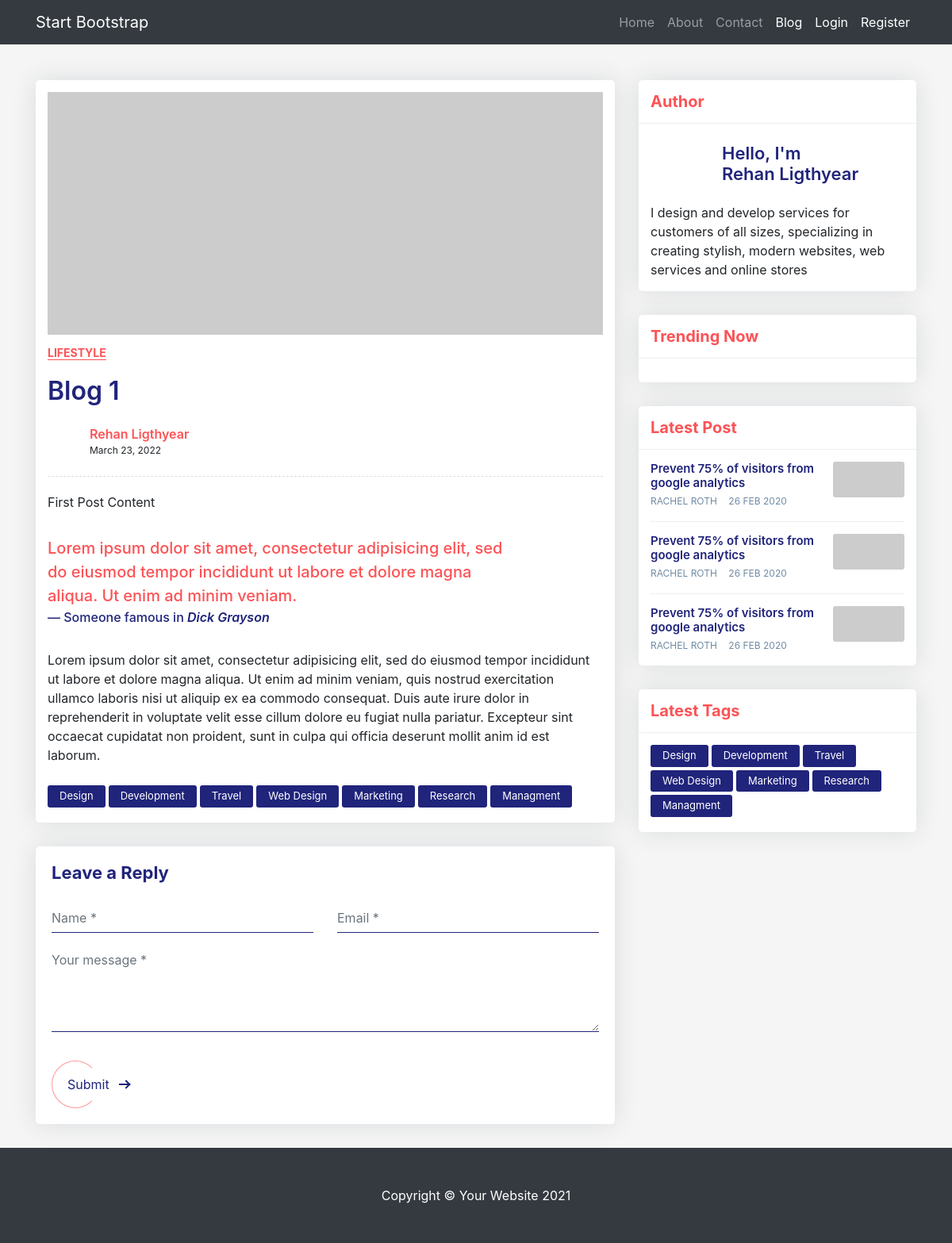
The page /blog/1 on the database its author committed.
### core/models.py (models this page shows, shortened)
class Post(models.Model):
    title = models.CharField(max_length = 100)
    content = models.TextField()
    created_at = models.DateTimeField(default=timezone.now)
    author = models.ForeignKey(User, on_delete=models.CASCADE)

### core/views.py (the view)
# urls.py: path('<int:pk>', views.PostDetailView.as_view(), name="blog-detail"),
class PostDetailView(DetailView):
    model = Post
    template_name = 'post_detail.html'

### core/templates/post_detail.html (shortened to what this page needs)
{% extends 'base.html' %}
{% block content %}
<div class="blog-single gray-bg">
    <div class="container">
        <div class="row align-items-start">
            <div class="col-lg-8 m-15px-tb">
                <article class="article">
                    <div class="article-img">
                        <img src="https://via.placeholder.com/800x350/87CEFA/000000" title="" alt="">
                    </div>
                    <div class="article-title">
                        <h6><a href="#">Lifestyle</a></h6>
                        <h2> {{ object.title }} </h2>
                        <div class="media">
                            <div class="avatar">
                            </div>
                            <div class="media-body">
                                <label> {{ object.author.first_name }} {{ object.author.last_name  }} </label>
                                <span>{{ object.created_at|date:"F d, Y" }}</span>
                            </div>
                        </div>
                    </div>
                    <div class="article-content">
                        <p> {{ object.content }} </p>
                        <blockquote>
                            <p>Lorem ipsum dolor sit amet, consectetur adipisicing elit, sed do eiusmod tempor incididunt ut labore et dolore magna aliqua. Ut enim ad minim veniam.</p>
                            <p class="blockquote-footer">Someone famous in <cite title="Source Title">Dick Grayson</cite></p>
                        </blockquote>
                        <p>Lorem ipsum dolor sit amet, consectetur adipisicing elit, sed do eiusmod tempor incididunt ut labore et dolore magna aliqua. Ut enim ad minim veniam, quis nostrud exercitation ullamco laboris nisi ut aliquip ex ea commodo consequat. Duis aute irure dolor in reprehenderit in voluptate velit esse cillum dolore eu fugiat nulla pariatur. Excepteur sint occaecat cupidatat non proident, sunt in culpa qui officia deserunt mollit anim id est laborum.</p>
                    </div>
                    <div class="nav tag-cloud">
                        <a href="#">Design</a>
                        <a href="#">Development</a>
                        <a href="#">Travel</a>
                        <a href="#">Web Design</a>
                        <a href="#">Marketing</a>
                        <a href="#">Research</a>
                        <a href="#">Managment</a>
                    </div>
                </article>
                <div class="contact-form article-comment">
                    <h4>Leave a Reply</h4>
                    <form id="contact-form" method="POST">
                        <div class="row">
                            <div class="col-md-6">
                                <div class="form-group">
                                    <input name="Name" id="name" placeholder="Name *" class="form-control" type="text">
                                </div>
                            </div>
                            <div class="col-md-6">
                                <div class="form-group">
                                    <input name="Email" id="email" placeholder="Email *" class="form-control" type="email">
                                </div>
                            </div>
                            <div class="col-md-12">
                                <div class="form-group">
                                    <textarea name="message" id="message" placeholder="Your message *" rows="4" class="form-control"></textarea>
                                </div>
                            </div>
                            <div class="col-md-12">
                                <div class="send">
                                    <button class="px-btn theme"><span>Submit</span> <i class="arrow"></i></button>
                                </div>
                            </div>
                        </div>
                    </form>
                </div>
            </div>
            <div class="col-lg-4 m-15px-tb blog-aside">
                <div class="widget widget-author">
                    <div class="widget-title">
                        <h3>Author</h3>
                    </div>
                    <div class="widget-body">
                        <div class="media align-items-center">
                            <div class="avatar">
                            </div>
                            <div class="media-body">
                                <h6>Hello, I'm<br> {{ object.author.first_name }} {{ object.author.last_name  }} </h6>
                            </div>
                        </div>
                        <p>I design and develop services for customers of all sizes, specializing in creating stylish, modern websites, web services and online stores</p>
                    </div>
                </div>
                <div class="widget widget-post">
                    <div class="widget-title">
                        <h3>Trending Now</h3>
                    </div>
                    <div class="widget-body">
                    </div>
                </div>
                <div class="widget widget-latest-post">
                    <div class="widget-title">
                        <h3>Latest Post</h3>
                    </div>
                    <div class="widget-body">
                        <div class="latest-post-aside media">
                            <div class="lpa-left media-body">
                                <div class="lpa-title">
                                    <h5><a href="#">Prevent 75% of visitors from google analytics</a></h5>
                                </div>
                                <div class="lpa-meta">
                                    <a class="name" href="#">
                                        Rachel Roth
                                    </a>
                                    <a class="date" href="#">
                                        26 FEB 2020
                                    </a>
                                </div>
                            </div>
                            <div class="lpa-right">
                                <a href="#">
                                    <img src="https://via.placeholder.com/400x200/FFB6C1/000000" title="" alt="">
                                </a>
                            </div>
                        </div>
                        <div class="latest-post-aside media">
                            <div class="lpa-left media-body">
                                <div class="lpa-title">
                                    <h5><a href="#">Prevent 75% of visitors from google analytics</a></h5>
                                </div>
                                <div class="lpa-meta">
                                    <a class="name" href="#">
                                        Rachel Roth
                                    </a>
                                    <a class="date" href="#">
                                        26 FEB 2020
                                    </a>
                                </div>
                            </div>
                            <div class="lpa-right">
                                <a href="#">
                                    <img src="https://via.placeholder.com/400x200/FFB6C1/000000" title="" alt="">
                                </a>
                            </div>
                        </div>
                        <div class="latest-post-aside media">
                            <div class="lpa-left media-body">
                                <div class="lpa-title">
                                    <h5><a href="#">Prevent 75% of visitors from google analytics</a></h5>
                                </div>
                                <div class="lpa-meta">
                                    <a class="name" href="#">
                                        Rachel Roth
                                    </a>
                                    <a class="date" href="#">
                                        26 FEB 2020
                                    </a>
                                </div>
                            </div>
                            <div class="lpa-right">
                                <a href="#">
                                    <img src="https://via.placeholder.com/400x200/FFB6C1/000000" title="" alt="">
                                </a>
                            </div>
                        </div>
                    </div>
                </div>
                <div class="widget widget-tags">
                    <div class="widget-title">
                        <h3>Latest Tags</h3>
                    </div>
                    <div class="widget-body">
                        <div class="nav tag-cloud">
                            <a href="#">Design</a>
                            <a href="#">Development</a>
                            <a href="#">Travel</a>
                            <a href="#">Web Design</a>
                            <a href="#">Marketing</a>
                            <a href="#">Research</a>
                            <a href="#">Managment</a>
                        </div>
                    </div>
                </div>
            </div>
        </div>
    </div>
</div>
{% endblock content %}

### rows shown on the page
Post: title "Blog 1", author.first_name "Rehan", author.last_name "Ligthyear", created_at "March 23, 2022", content "First Post Content"
